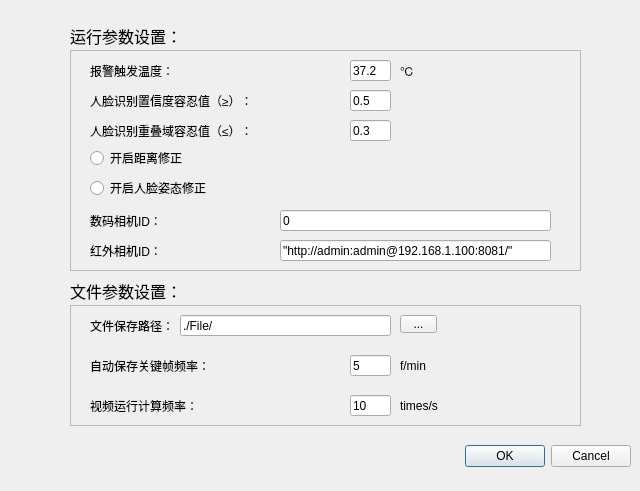
<?xml version="1.0" encoding="UTF-8"?>
<ui version="4.0">
 <class>Dialog</class>
 <widget class="QDialog" name="Dialog">
  <property name="geometry">
   <rect>
    <x>0</x>
    <y>0</y>
    <width>640</width>
    <height>491</height>
   </rect>
  </property>
  <property name="windowTitle">
   <string>Dialog</string>
  </property>
  <widget class="QDialogButtonBox" name="buttonBox">
   <property name="geometry">
    <rect>
     <x>10</x>
     <y>440</y>
     <width>621</width>
     <height>32</height>
    </rect>
   </property>
   <property name="orientation">
    <enum>Qt::Horizontal</enum>
   </property>
   <property name="standardButtons">
    <set>QDialogButtonBox::Cancel|QDialogButtonBox::Ok</set>
   </property>
  </widget>
  <widget class="QFrame" name="frame">
   <property name="geometry">
    <rect>
     <x>70</x>
     <y>50</y>
     <width>511</width>
     <height>221</height>
    </rect>
   </property>
   <property name="frameShape">
    <enum>QFrame::StyledPanel</enum>
   </property>
   <property name="frameShadow">
    <enum>QFrame::Plain</enum>
   </property>
   <widget class="QLabel" name="label">
    <property name="geometry">
     <rect>
      <x>20</x>
      <y>60</y>
      <width>191</width>
      <height>41</height>
     </rect>
    </property>
    <property name="text">
     <string>人脸识别重叠域容忍值（≤）：</string>
    </property>
   </widget>
   <widget class="QLabel" name="label_2">
    <property name="geometry">
     <rect>
      <x>20</x>
      <y>30</y>
      <width>241</width>
      <height>41</height>
     </rect>
    </property>
    <property name="text">
     <string>人脸识别置信度容忍值（≥）：</string>
    </property>
   </widget>
   <widget class="QLineEdit" name="Conf_Text">
    <property name="geometry">
     <rect>
      <x>280</x>
      <y>40</y>
      <width>41</width>
      <height>21</height>
     </rect>
    </property>
    <property name="text">
     <string>0.5</string>
    </property>
   </widget>
   <widget class="QLineEdit" name="IOU_Text">
    <property name="geometry">
     <rect>
      <x>280</x>
      <y>70</y>
      <width>41</width>
      <height>21</height>
     </rect>
    </property>
    <property name="text">
     <string>0.3</string>
    </property>
   </widget>
   <widget class="QRadioButton" name="FacialPoseCorrection_RBT">
    <property name="geometry">
     <rect>
      <x>20</x>
      <y>130</y>
      <width>181</width>
      <height>16</height>
     </rect>
    </property>
    <property name="text">
     <string>开启人脸姿态修正</string>
    </property>
   </widget>
   <widget class="QRadioButton" name="DistanceCorrection_RBT">
    <property name="geometry">
     <rect>
      <x>20</x>
      <y>100</y>
      <width>161</width>
      <height>16</height>
     </rect>
    </property>
    <property name="text">
     <string>开启距离修正</string>
    </property>
   </widget>
   <widget class="QLineEdit" name="AlarmTem_Text">
    <property name="geometry">
     <rect>
      <x>280</x>
      <y>10</y>
      <width>41</width>
      <height>21</height>
     </rect>
    </property>
    <property name="text">
     <string>37.2</string>
    </property>
   </widget>
   <widget class="QLabel" name="label_3">
    <property name="geometry">
     <rect>
      <x>20</x>
      <y>0</y>
      <width>241</width>
      <height>41</height>
     </rect>
    </property>
    <property name="text">
     <string>报警触发温度：</string>
    </property>
   </widget>
   <widget class="QLabel" name="label_7">
    <property name="geometry">
     <rect>
      <x>330</x>
      <y>0</y>
      <width>71</width>
      <height>41</height>
     </rect>
    </property>
    <property name="text">
     <string>℃</string>
    </property>
   </widget>
   <widget class="QLabel" name="label_12">
    <property name="geometry">
     <rect>
      <x>20</x>
      <y>150</y>
      <width>241</width>
      <height>41</height>
     </rect>
    </property>
    <property name="text">
     <string>数码相机ID：</string>
    </property>
   </widget>
   <widget class="QLabel" name="label_13">
    <property name="geometry">
     <rect>
      <x>20</x>
      <y>180</y>
      <width>241</width>
      <height>41</height>
     </rect>
    </property>
    <property name="text">
     <string>红外相机ID：</string>
    </property>
   </widget>
   <widget class="QLineEdit" name="DCID_Text">
    <property name="geometry">
     <rect>
      <x>210</x>
      <y>160</y>
      <width>271</width>
      <height>21</height>
     </rect>
    </property>
    <property name="text">
     <string>0</string>
    </property>
   </widget>
   <widget class="QLineEdit" name="ICID_Text">
    <property name="geometry">
     <rect>
      <x>210</x>
      <y>190</y>
      <width>271</width>
      <height>21</height>
     </rect>
    </property>
    <property name="text">
     <string>&quot;http://admin:admin@192.168.1.100:8081/&quot;</string>
    </property>
   </widget>
  </widget>
  <widget class="QFrame" name="frame_2">
   <property name="geometry">
    <rect>
     <x>70</x>
     <y>305</y>
     <width>511</width>
     <height>121</height>
    </rect>
   </property>
   <property name="frameShape">
    <enum>QFrame::StyledPanel</enum>
   </property>
   <property name="frameShadow">
    <enum>QFrame::Plain</enum>
   </property>
   <widget class="QLabel" name="label_4">
    <property name="geometry">
     <rect>
      <x>20</x>
      <y>0</y>
      <width>81</width>
      <height>41</height>
     </rect>
    </property>
    <property name="text">
     <string>文件保存路径：</string>
    </property>
   </widget>
   <widget class="QLineEdit" name="FilePath_Text">
    <property name="geometry">
     <rect>
      <x>110</x>
      <y>10</y>
      <width>211</width>
      <height>21</height>
     </rect>
    </property>
    <property name="text">
     <string>./File/</string>
    </property>
   </widget>
   <widget class="QLabel" name="label_5">
    <property name="geometry">
     <rect>
      <x>20</x>
      <y>40</y>
      <width>251</width>
      <height>41</height>
     </rect>
    </property>
    <property name="text">
     <string>自动保存关键帧频率：</string>
    </property>
   </widget>
   <widget class="QLineEdit" name="AutosaveFrameFrequency_Text">
    <property name="geometry">
     <rect>
      <x>280</x>
      <y>50</y>
      <width>41</width>
      <height>21</height>
     </rect>
    </property>
    <property name="text">
     <string>5</string>
    </property>
   </widget>
   <widget class="QLabel" name="label_6">
    <property name="geometry">
     <rect>
      <x>330</x>
      <y>40</y>
      <width>71</width>
      <height>41</height>
     </rect>
    </property>
    <property name="text">
     <string>f/min</string>
    </property>
   </widget>
   <widget class="QLabel" name="label_8">
    <property name="geometry">
     <rect>
      <x>330</x>
      <y>80</y>
      <width>71</width>
      <height>41</height>
     </rect>
    </property>
    <property name="text">
     <string>times/s</string>
    </property>
   </widget>
   <widget class="QLineEdit" name="VideoCalculateFrequency_Text">
    <property name="geometry">
     <rect>
      <x>280</x>
      <y>90</y>
      <width>41</width>
      <height>21</height>
     </rect>
    </property>
    <property name="text">
     <string>10</string>
    </property>
   </widget>
   <widget class="QLabel" name="label_9">
    <property name="geometry">
     <rect>
      <x>20</x>
      <y>80</y>
      <width>171</width>
      <height>41</height>
     </rect>
    </property>
    <property name="text">
     <string>视频运行计算频率：</string>
    </property>
   </widget>
   <widget class="QToolButton" name="Browser_BT">
    <property name="geometry">
     <rect>
      <x>330</x>
      <y>10</y>
      <width>37</width>
      <height>18</height>
     </rect>
    </property>
    <property name="text">
     <string>...</string>
    </property>
   </widget>
  </widget>
  <widget class="QLabel" name="label_10">
   <property name="geometry">
    <rect>
     <x>70</x>
     <y>26</y>
     <width>251</width>
     <height>20</height>
    </rect>
   </property>
   <property name="font">
    <font>
     <family>3ds</family>
     <pointsize>12</pointsize>
    </font>
   </property>
   <property name="text">
    <string>运行参数设置：</string>
   </property>
  </widget>
  <widget class="QLabel" name="label_11">
   <property name="geometry">
    <rect>
     <x>70</x>
     <y>280</y>
     <width>241</width>
     <height>21</height>
    </rect>
   </property>
   <property name="font">
    <font>
     <family>3ds</family>
     <pointsize>12</pointsize>
    </font>
   </property>
   <property name="text">
    <string>文件参数设置：</string>
   </property>
  </widget>
 </widget>
 <resources/>
 <connections>
  <connection>
   <sender>buttonBox</sender>
   <signal>accepted()</signal>
   <receiver>Dialog</receiver>
   <slot>accept()</slot>
   <hints>
    <hint type="sourcelabel">
     <x>248</x>
     <y>254</y>
    </hint>
    <hint type="destinationlabel">
     <x>157</x>
     <y>274</y>
    </hint>
   </hints>
  </connection>
  <connection>
   <sender>buttonBox</sender>
   <signal>rejected()</signal>
   <receiver>Dialog</receiver>
   <slot>reject()</slot>
   <hints>
    <hint type="sourcelabel">
     <x>316</x>
     <y>260</y>
    </hint>
    <hint type="destinationlabel">
     <x>286</x>
     <y>274</y>
    </hint>
   </hints>
  </connection>
 </connections>
</ui>
